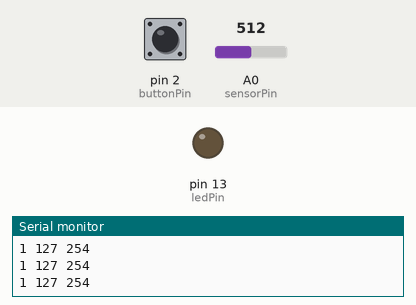
Simulated run of this sketch. Board: Arduino Uno, built with avr-gcc and run on an emulated ATmega328P. On the bench: output pins drawn as LEDs (lit = HIGH), the last lines printed to the serial monitor. The test bench sets the inputs (shaded band); at power-on: pin 2 (buttonPin) HIGH, A0 (sensorPin) = 512.

Above: at 1.2 s.
1.3 s: pin 2 (buttonPin) pulled LOW for 0.15 s
At 1.38 s:
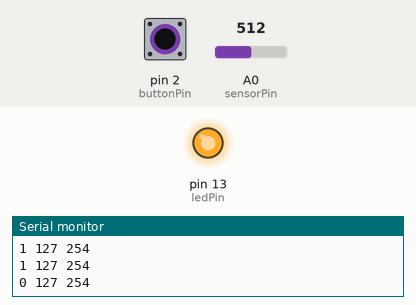
2.9 s: pin 2 (buttonPin) pulled LOW for 3.2 s
At 7.3 s:
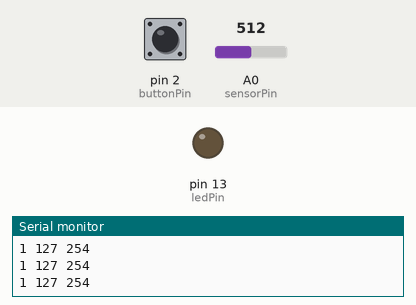
Timing chart, 0 to 8.8 s (numbered marks = the images above; inputs shaded):
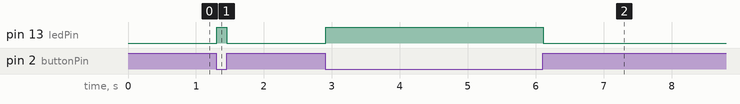

The sketch:

hello-potentiometer-arduino.ino
```cpp
//Hello Potentiometer Hello Max

// constants used to set pin numbers (don't change)
const int ledPin = 13; //define ledPin and pin 13 on arduino
const int buttonPin = 2;
const int sensorPin = A0;

int buttonState = 0;
int sensorVal = 0;

void setup() {
  Serial.begin(9600); //start serial data
  pinMode(ledPin, OUTPUT); // initialize digital pin
  pinMode(buttonPin, INPUT_PULLUP); // enable internal pull-up
}

void loop() {

buttonState = digitalRead(buttonPin); // read state of button value
sensorVal = analogRead(sensorPin);
sensorVal = map(sensorVal, 0, 1023, 0, 255);

// check if pushbutton is pressed
  if(buttonState == HIGH){
    //turn LED off
    digitalWrite(ledPin, LOW);
    Serial.print(buttonState);
  } else {
    // turn LED on
    digitalWrite(ledPin, HIGH);
    Serial.print(buttonState);
  }
  Serial.print(" ");
  Serial.print(sensorVal);
  Serial.print(" ");
  Serial.print(sensorVal*2);

  Serial.println();
}
```

Measured:
- after the input at 1.3 s, pin 13 (ledPin): LOW → HIGH at once, → LOW 0.15 s later
- after the input at 2.9 s, pin 13 (ledPin): LOW → HIGH at once, → LOW 3.2 s later
